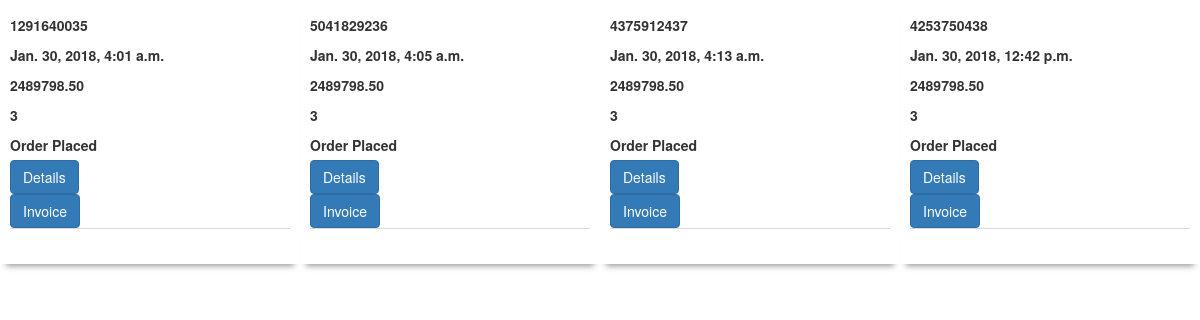
Page /myorders/ (signed in) on the earlier database version.
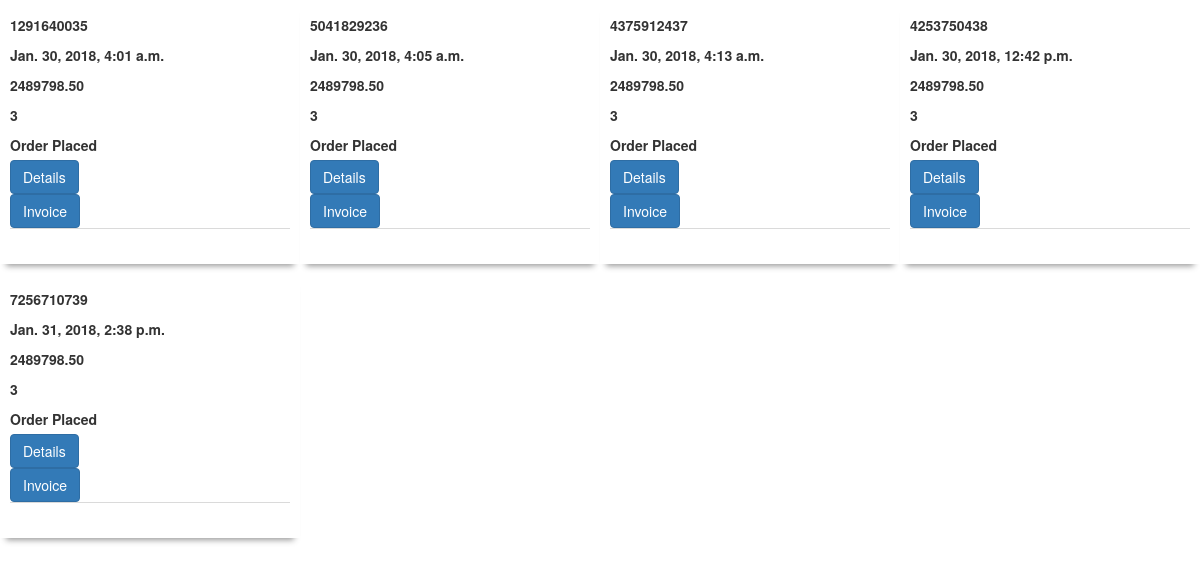
Same page on the later database version.
### myorders/models.py (models this page shows, shortened)
class Order(models.Model):
	cart = models.ManyToManyField(Cart,blank=True)
	bill = models.CharField(max_length=50,null=False)
	customer = models.ForeignKey("user_panel.Customer",on_delete=models.CASCADE,null=True,default=1)
	grand_total = models.DecimalField(null=True,decimal_places=2,max_digits=50)
	modified = models.DateTimeField(auto_now=True, auto_now_add=False)
	created = models.DateTimeField(auto_now=False, auto_now_add=True)
	status = models.IntegerField(null=True,default=0)
	bill_generated = models.BooleanField(default=False)

### myorders/views.py (the view)
def index(request):
	orders = Order.objects.filter(customer__user_id=request.user.id)
	return render(request,'myorders/index.html',{ "orders":orders })

### templates/myorders/index.html (shortened to what this page needs)
<!DOCTYPE html>
<html>
<head>
	<link href="https://maxcdn.bootstrapcdn.com/bootstrap/3.3.7/css/bootstrap.min.css" rel="stylesheet">
</head>
<body>
{% for p in orders %}
<div class="col-md-3 column productbox">
    <div class="producttitle">{{p.bill}}</div>
    <div class="producttitle">{{p.created}}</div>
        <div class="producttitle">{{p.grand_total}}</div>
         <div class="producttitle">{{p.cart.count}}</div>
         {% if p.status == 0 %}
         <div class="producttitle">Order Placed</div>
         {%endif%}
         <div><a href="{%url 'myorders:detail' p.bill %}" class="btn btn-primary">Details</a></div>
         <div><a href="{%url 'myorders:invoice' p.bill %}" class="btn btn-primary">Invoice</a></div>
    <div class="productprice">
    	<br>
   </div>
 </div>
{% endfor %}
</body>
</html>

### templates/myorders/index.html (style rules this page uses)
.productbox { background-color:#ffffff; padding:10px; margin-bottom:10px; -webkit-box-shadow: 0 8px 6px -6px #999; -moz-box-shadow: 0 8px 6px -6px #999; box-shadow: 0 8px 6px -6px #999; }
.producttitle { font-weight:bold; padding:5px 0 5px 0; }
.productprice { border-top:1px solid #dadada; padding-top:5px; }

Differences in the rows shown:
added Order: bill "7256710739", created "Jan. 31, 2018, 2:38 p.m.", grand_total "2489798.50", cart.count "3", status "Order Placed"
